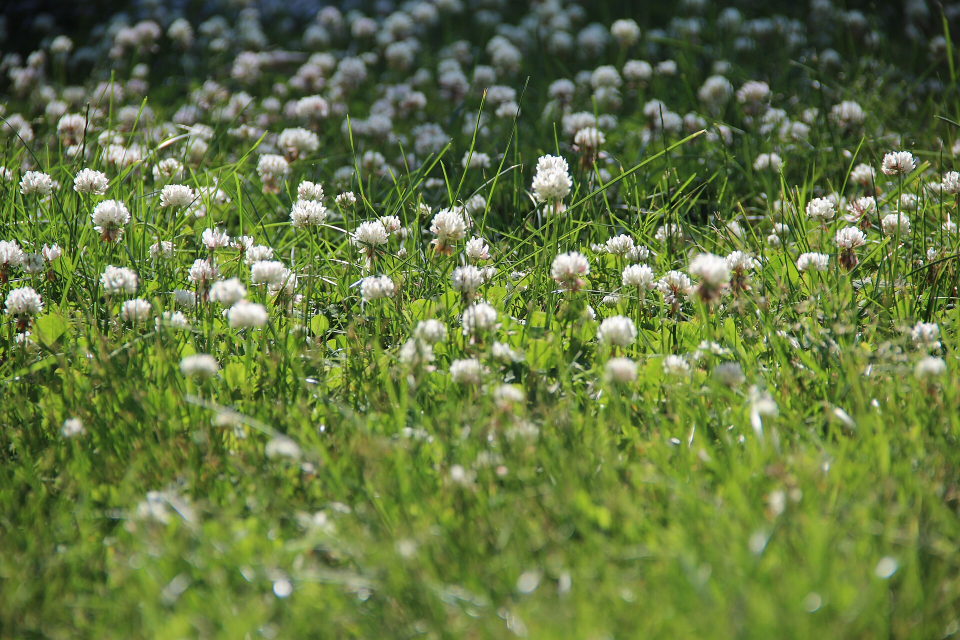
#> input picture testdata/n1-lawn-backyard.jpg, 1920 x 1280 px (shown at 1/2 size); its folder holds 4 pictures in this run
$ python sweep.py
#> lines starting #> are read from the running program, lines starting #| are printed output that depends on the picture
### tools/detect_ref.py
#!/usr/bin/env python3
"""Reference port of the detector in index.html.

Same pipeline, same constants, same order of operations — so that a result
here predicts what the web app does on the same picture. Used to tune the
defaults on real photos without a browser.

  python3 tools/detect_ref.py testdata/*.jpg -o out/
"""

import argparse, glob, math, os, sys
from PIL import Image, ImageDraw

WORK_W = 480          # matches the app's still-image path

DEFAULTS = dict(sens=55, size=26, green=55, tex=24)


# ---------------------------------------------------------------- primitives

def box_blur(src, w, h, r):
    """Separable running-sum mean over a (2r+1)^2 window, edge-clamped."""
    n = w * h
    tmp = [0] * n
    out = bytearray(n)
    win = 2 * r + 1
    for y in range(h):
        o = y * w
        s = 0
        for x in range(-r, r + 1):
            s += src[o + min(w - 1, max(0, x))]
        for x in range(w):
            tmp[o + x] = s
            s -= src[o + min(w - 1, max(0, x - r))]
            s += src[o + min(w - 1, max(0, x + r + 1))]
    win2 = win * win
    for x in range(w):
        s = 0
        for y in range(-r, r + 1):
            s += tmp[min(h - 1, max(0, y)) * w + x]
        for y in range(h):
            out[y * w + x] = int(s / win2)
            s -= tmp[min(h - 1, max(0, y - r)) * w + x]
            s += tmp[min(h - 1, max(0, y + r + 1)) * w + x]
    return out


def morph(src, w, h, r, is_max):
    n = w * h
    tmp = bytearray(n)
    out = bytearray(n)
    for y in range(h):
        o = y * w
        for x in range(w):
            v = 0 if is_max else 1
            for k in range(-r, r + 1):
                xx = x + k
                if xx < 0 or xx >= w:
                    if not is_max:
                        v = 0
                        break
                    continue
                s = src[o + xx]
                if is_max:
                    if s:
                        v = 1
                        break
                elif not s:
                    v = 0
                    break
            tmp[o + x] = v
    for x in range(w):
        for y in range(h):
            v = 0 if is_max else 1
            for k in range(-r, r + 1):
                yy = y + k
                if yy < 0 or yy >= h:
                    if not is_max:
                        v = 0
                        break
                    continue
                s = tmp[yy * w + x]
                if is_max:
                    if s:
                        v = 1
                        break
                elif not s:
                    v = 0
                    break
            out[y * w + x] = v
    return out


def components(mask, w, h, min_a, max_a):
    """8-connected flood fill; returns leaflet-candidate blob stats."""
    n = w * h
    seen = bytearray(n)
    blobs = []
    for i in range(n):
        if not mask[i] or seen[i]:
            continue
        st = [i]
        seen[i] = 1
        cnt = sx = sy = 0
        x0, x1, y0, y1 = w, 0, h, 0
        while st:
            p = st.pop()
            py, px = divmod(p, w)
            cnt += 1
            sx += px
            sy += py
            if px < x0: x0 = px
            if px > x1: x1 = px
            if py < y0: y0 = py
            if py > y1: y1 = py
            for dy in (-1, 0, 1):
                yy = py + dy
                if yy < 0 or yy >= h:
                    continue
                base = yy * w
                for dx in (-1, 0, 1):
                    xx = px + dx
                    if xx < 0 or xx >= w:
                        continue
                    q = base + xx
                    if mask[q] and not seen[q]:
                        seen[q] = 1
                        st.append(q)
        if cnt < min_a or cnt > max_a:
            continue
        bw, bh = x1 - x0 + 1, y1 - y0 + 1
        blobs.append(dict(
            x=sx / cnt, y=sy / cnt, area=cnt, w=bw, h=bh,
            aspect=max(bw, bh) / max(1, min(bw, bh)),
            fill=cnt / (bw * bh),
            r=math.sqrt(cnt / math.pi),
        ))
        if len(blobs) > 260:
            break
    return blobs


# ---------------------------------------------------------------- detector

# [22 lines left out: function build_mask, not called in this run]


def cv(vals):
    m = sum(vals) / len(vals)
    if m <= 0:
        return 1.0
    var = sum((v - m) ** 2 for v in vals) / len(vals)
    return math.sqrt(var) / m


def clamp01(v):
    return 0.0 if v < 0 else 1.0 if v > 1 else v


def score_cluster(g, expect):
    cx = sum(l['x'] for l in g) / len(g)
    cy = sum(l['y'] for l in g) / len(g)

    ang = sorted(math.atan2(l['y'] - cy, l['x'] - cx) for l in g)
    gaps = []
    for i, a in enumerate(ang):
        nx = ang[0] + math.tau if i == len(ang) - 1 else ang[i + 1]
        gaps.append((nx - a) * 180 / math.pi)
    ideal = 360 / expect
    ang_err = sum(abs(x - ideal) for x in gaps) / len(gaps)
    s_ang = clamp01(1 - ang_err / (ideal * 0.72))

    dists = [math.hypot(l['x'] - cx, l['y'] - cy) for l in g]
    s_rad = clamp01(1 - cv(dists) / 0.5)
    s_area = clamp01(1 - cv([l['area'] for l in g]) / 0.75)

    mean_d = sum(dists) / len(g)
    mean_r = sum(l['r'] for l in g) / len(g)
    ratio = mean_d / max(0.001, mean_r)
    s_adj = clamp01(1 - abs(ratio - 1.15) / 0.95)

    score = 0.34 * s_ang + 0.21 * s_rad + 0.17 * s_area + 0.28 * s_adj
    return dict(x=cx, y=cy, r=mean_d + mean_r, score=score, n=len(g), leaves=g,
                parts=dict(ang=s_ang, rad=s_rad, area=s_area, adj=s_adj))


# [115 lines left out: functions detect, annotate, main, not called in this run]


# [2 lines that do not run on import are left out]

### tools/sweep.py
#!/usr/bin/env python3
"""Parameter sweep over the reference detector.

The expensive part (vegetation index + gradient) does not depend on the
threshold being swept, so it is computed once per image and reused.
"""

import glob, math, os, sys
from PIL import Image
sys.path.insert(0, os.path.dirname(os.path.abspath(__file__)))
from detect_ref import box_blur, morph, components, score_cluster

W = 480


def precompute(path, w=W):
#> called with path = 'testdata/n1-lawn-backyard.jpg', w = 480
    img = Image.open(path).convert('RGB')
#> img is the input picture: PIL image 1920x1280 RGB; mean R, G, B 99.8, 117.8, 63.5
    h = round(w * img.height / img.width)
#> h = 320
    small = img.resize((w, h), Image.LANCZOS)
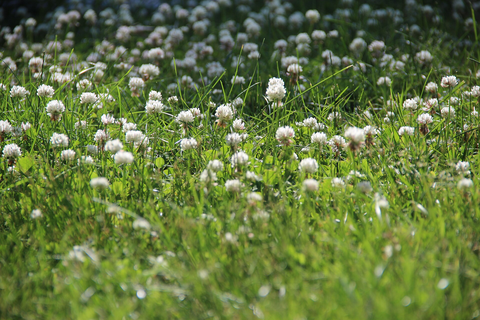
#> small: PIL image 480x320 RGB; mean R, G, B 99.8, 117.8, 63.5
    rgb = small.tobytes()
    n = w * h
#> n = 153600
    lum = bytearray(n)
    exg = [0.0] * n
    for i in range(n):
        r, g, b = rgb[i*3], rgb[i*3+1], rgb[i*3+2]
        lum[i] = (r*77 + g*151 + b*28) >> 8
        exg[i] = (2*g - r - b) / (r + g + b + 1)
#> this loop made 153600 passes
#> (r, g, b) on passes 1 to 3: (11, 17, 16), (12, 15, 12), (10, 13, 10)
#> after the loop, exg = 153600 items
    grad = bytearray(n)
    for y in range(1, h-1):
        o = y*w
        for x in range(1, w-1):
            i = o+x
            v = abs(lum[i+1]-lum[i-1]) + abs(lum[i+w]-lum[i-w])
            grad[i] = 255 if v > 255 else v
    return dict(path=path, w=w, h=h, img=small, lum=lum, exg=exg, grad=grad,
                blur={})


def masked(pc, green, tex, blur_r):
    if blur_r not in pc['blur']:
        pc['blur'][blur_r] = box_blur(pc['grad'], pc['w'], pc['h'], blur_r)
    sm = pc['blur'][blur_r]
    gmin = green / 1000
    lum, exg = pc['lum'], pc['exg']
    return bytearray(
        1 if (exg[i] > gmin and 26 < lum[i] < 250 and sm[i] < tex) else 0
        for i in range(pc['w'] * pc['h'])
    )


def analyse(pc, green, tex, blur_r, erode_r, min_a, max_a):
    m = masked(pc, green, tex, blur_r)
    op = morph(morph(m, pc['w'], pc['h'], erode_r, False), pc['w'], pc['h'], erode_r, True)
    raw = components(op, pc['w'], pc['h'], min_a, max_a)
    leaves = [b for b in raw if b['aspect'] < 2.5 and 0.40 < b['fill'] < 0.97]

    parent = list(range(len(leaves)))
    def find(a):
        while parent[a] != a:
            parent[a] = parent[parent[a]]; a = parent[a]
        return a
    for i in range(len(leaves)):
        for j in range(i+1, len(leaves)):
            a, b = leaves[i], leaves[j]
            if max(a['area'], b['area']) / min(a['area'], b['area']) > 3.2:
                continue
            if math.hypot(a['x']-b['x'], a['y']-b['y']) < 1.35*(a['r']+b['r']):
                ra, rb = find(i), find(j)
                if ra != rb: parent[rb] = ra
    groups = {}
    for i, l in enumerate(leaves):
        groups.setdefault(find(i), []).append(l)
    sizes = [len(g) for g in groups.values()]
    quads = [score_cluster(g, 4) for g in groups.values() if len(g) == 4]
    trios = [score_cluster(g, 3) for g in groups.values() if len(g) == 3]
    areas = sorted(l['area'] for l in leaves)
    med = areas[len(areas)//2] if areas else 0
    return dict(leaves=leaves, groups=groups, sizes=sizes, quads=quads,
                trios=trios, median_area=med)


if __name__ == '__main__':
    files = sorted(glob.glob(sys.argv[1] if len(sys.argv) > 1 else 'testdata/*.jpg'))
    pcs = [precompute(f) for f in files]
#> call 2 of precompute, with path = 'testdata/n5-white-clover.jpg', w = 480
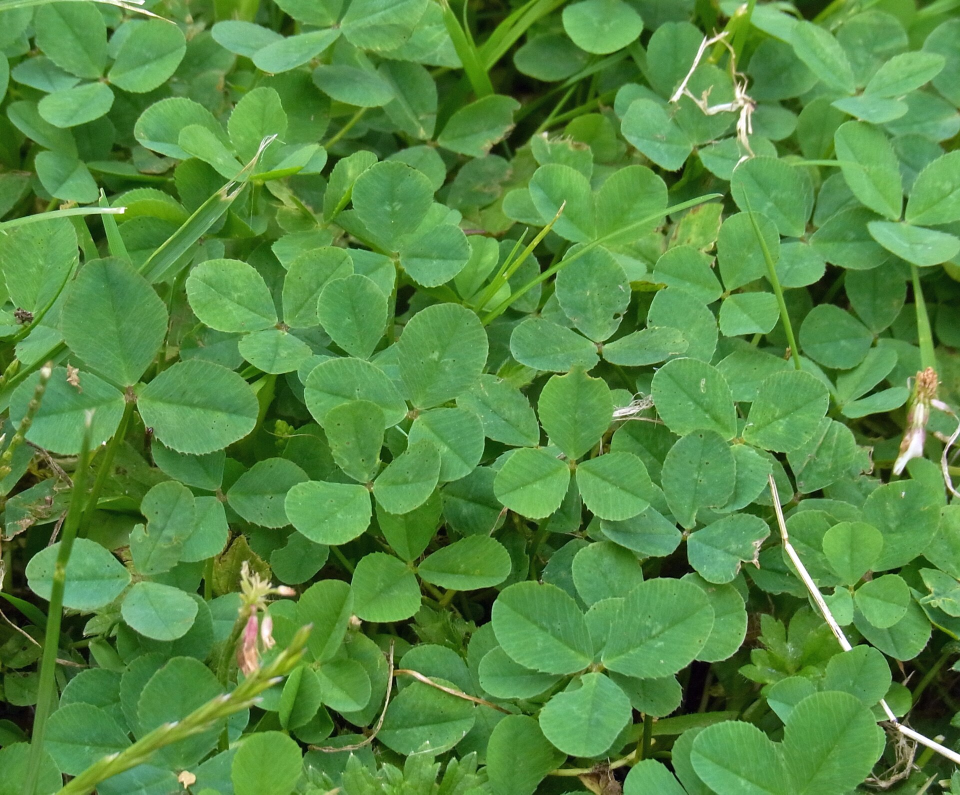
#> input picture testdata/n5-white-clover.jpg, 1920 x 1589 px (shown at 1/2 size)
#> in precompute, img is the input picture: PIL image 1920x1589 RGB; mean R, G, B 85.3, 138.7, 66.5
#> in precompute (call 2), `small = img.resize((w, h), Image.LANCZOS)`:
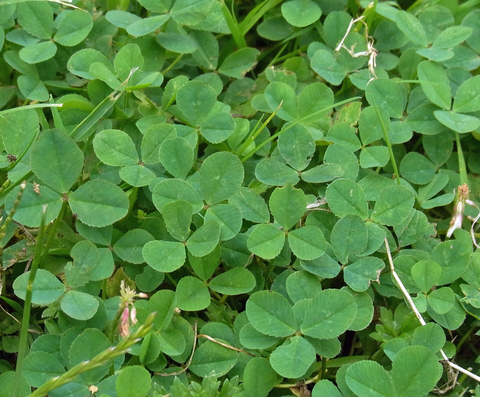
#> small: PIL image 480x397 RGB; mean R, G, B 85.3, 138.7, 66.5
#> the loop in precompute (call 2), `for i in range(n):` made 190560 passes
#> (r, g, b) on passes 1 to 3: (104, 160, 90), (110, 167, 97), (112, 171, 101)
#> after the loop in precompute (call 2), `for i in range(n):`: exg = 190560 items
#> call 3 of precompute, with path = 'testdata/n6-clover-leaf-nc.jpg', w = 480
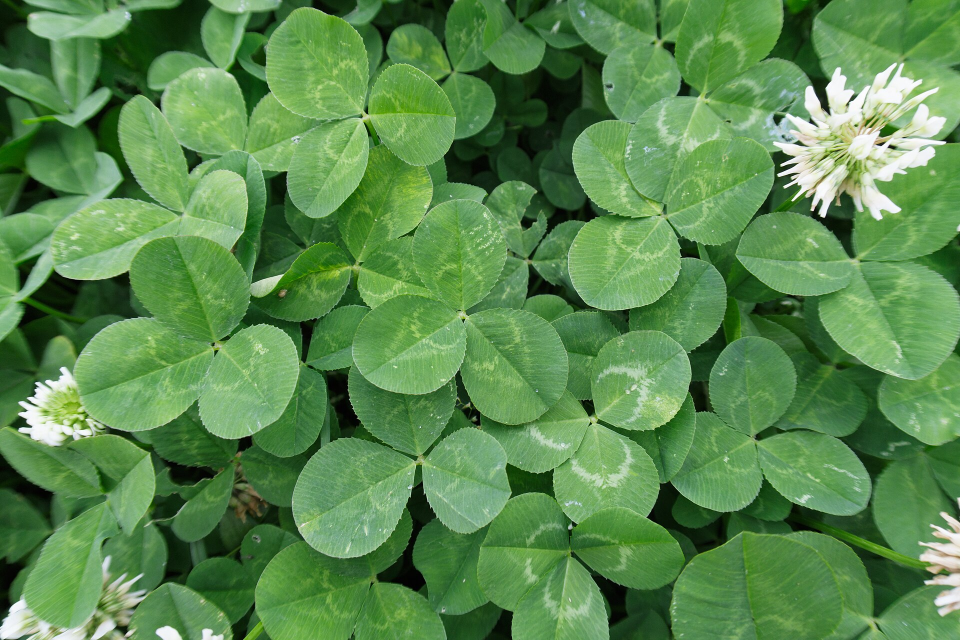
#> input picture testdata/n6-clover-leaf-nc.jpg, 1920 x 1280 px (shown at 1/2 size)
#> in precompute, img is the input picture: PIL image 1920x1280 RGB; mean R, G, B 88.8, 137.3, 77.6
#> in precompute (call 3), `small = img.resize((w, h), Image.LANCZOS)`:
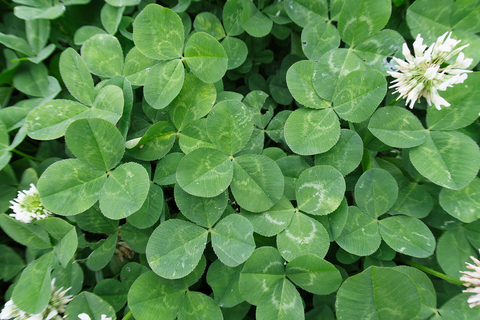
#> small: PIL image 480x320 RGB; mean R, G, B 88.8, 137.3, 77.6
#> the loop in precompute (call 3), `for i in range(n):` made 153600 passes
#> (r, g, b) on passes 1 to 3: (13, 37, 6), (19, 48, 7), (21, 59, 2)
#> after the loop in precompute (call 3), `for i in range(n):`: exg = 153600 items
#> call 4 of precompute, with path = 'testdata/p1-four-in-grass-poland.jpg', w = 480
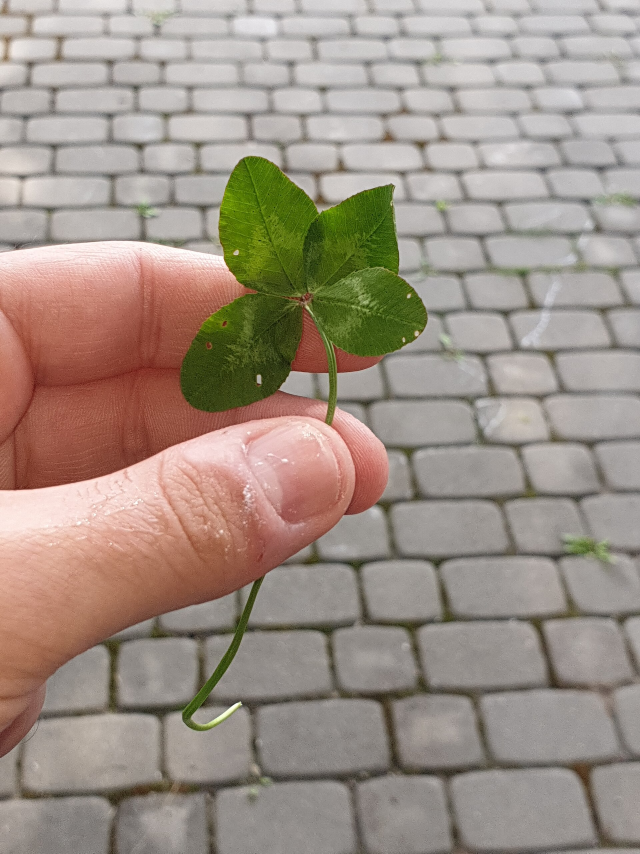
#> input picture testdata/p1-four-in-grass-poland.jpg, 1920 x 2560 px (shown at 1/3 size)
#> in precompute, img is the input picture: PIL image 1920x2560 RGB; mean R, G, B 158.9, 145.5, 134.3
#> in precompute (call 4), `small = img.resize((w, h), Image.LANCZOS)`:
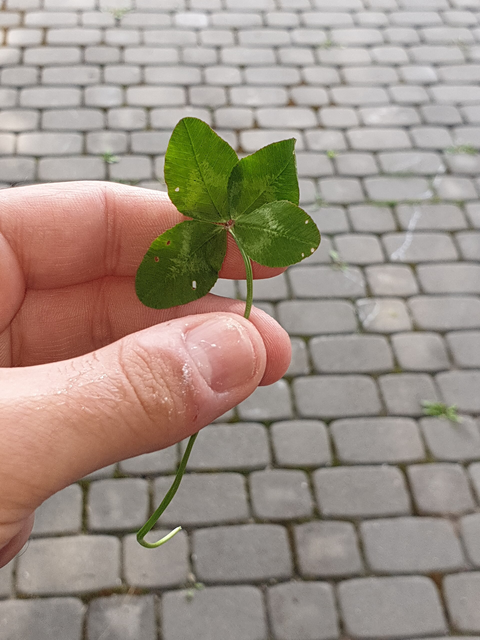
#> small: PIL image 480x640 RGB; mean R, G, B 158.9, 145.5, 134.3
    print(f'{"file":28s} {"tex":>4s} {"leaf":>5s} {"medA":>6s} {"g3":>3s} {"g4":>3s} '
          f'{"best4":>6s}')
    for tex in (8, 12, 16, 20, 24, 30):
        print('-'*66)
        for pc in pcs:
            r = analyse(pc, green=55, tex=tex, blur_r=3, erode_r=1,
                        min_a=30, max_a=60000)
            b4 = max((q['score'] for q in r['quads']), default=0)
            print(f'{os.path.basename(pc["path"]):28s} {tex:4d} {len(r["leaves"]):5d} '
                  f'{r["median_area"]:6d} {r["sizes"].count(3):3d} {r["sizes"].count(4):3d} '
                  f'{b4*100:5.0f}%')
